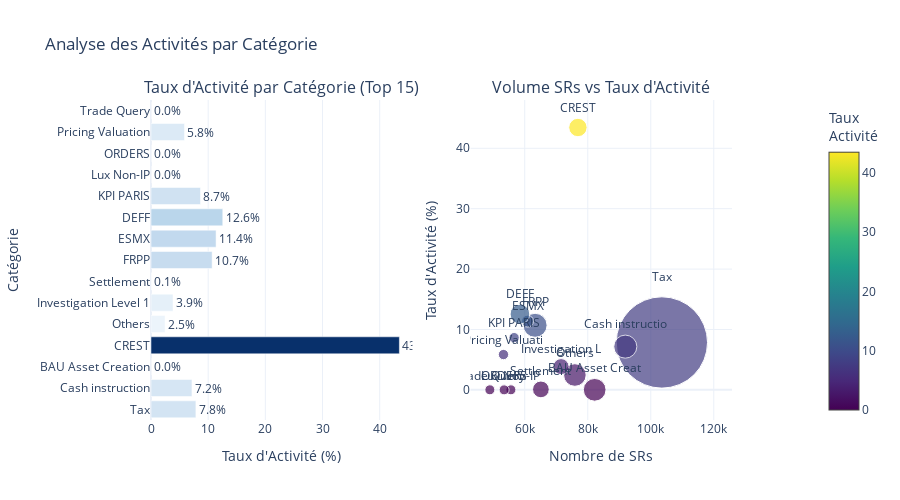

Notebook code for this chart:
### Code cell
# Visualisation : Taux d'activité par catégorie
fig = make_subplots(
    rows=1, cols=2,
    subplot_titles=('Taux d\'Activité par Catégorie (Top 15)', 'Volume SRs vs Taux d\'Activité'),
    specs=[[{"type": "bar"}, {"type": "scatter"}]]
)

df_viz = activity_analysis.head(15).copy()
# Remplacer les NaN par 1 pour éviter les erreurs dans la taille des points
df_viz['avg_activities_per_sr'] = df_viz['avg_activities_per_sr'].fillna(1)

# Graphique 1 : Barres horizontales du taux d'activité
fig.add_trace(
    go.Bar(
        y=df_viz['category_name'],
        x=df_viz['activity_rate'],
        orientation='h',
        text=df_viz['activity_rate'].apply(lambda x: f"{x:.1f}%"),
        textposition='outside',
        marker_color=df_viz['activity_rate'],
        marker_colorscale='Blues',
        name='Taux activité',
        hovertemplate='<b>%{y}</b><br>Taux: %{x:.1f}%<extra></extra>'
    ),
    row=1, col=1
)

# Graphique 2 : Scatter volume vs taux d'activité
fig.add_trace(
    go.Scatter(
        x=df_viz['total_srs'],
        y=df_viz['activity_rate'],
        mode='markers+text',
        marker=dict(
            size=df_viz['avg_activities_per_sr']*10,
            color=df_viz['activity_rate'],
            colorscale='Viridis',
            showscale=True,
            colorbar=dict(title="Taux<br>Activité", x=1.15)
        ),
        text=df_viz['category_name'].str[:15],
        textposition='top center',
        hovertemplate='<b>%{text}</b><br>Volume: %{x:,}<br>Taux activité: %{y:.1f}%<extra></extra>',
        name='Catégories'
    ),
    row=1, col=2
)

fig.update_xaxes(title_text="Taux d'Activité (%)", row=1, col=1)
fig.update_yaxes(title_text="Catégorie", row=1, col=1)
fig.update_xaxes(title_text="Nombre de SRs", row=1, col=2)
fig.update_yaxes(title_text="Taux d'Activité (%)", row=1, col=2)

fig.update_layout(height=500, showlegend=False, title_text="Analyse des Activités par Catégorie")
fig.show()

### Figure 1 — Plotly figure (JSON) as saved in the notebook; plotly's stock layout.template omitted (floating-point values rounded to 4 significant figures)
{"data": [{"hovertemplate": "<b>%{y}</b><br>Taux: %{x:.1f}%<extra></extra>", "marker": {"color": [7.85, 7.16, 0.01, 43.44, 2.46, 3.85, 0.08, 10.69, 11.38, 12.55, 8.65, 0.01, 0.0, 5.85, 0.01], "colorscale": [[0, "rgb(247,251,255)"], [0.125, "rgb(222,235,247)"], [0.25, "rgb(198,219,239)"], [0.375, "rgb(158,202,225)"], [0.5, "rgb(107,174,214)"], [0.625, "rgb(66,146,198)"], [0.75, "rgb(33,113,181)"], [0.875, "rgb(8,81,156)"], [1, "rgb(8,48,107)"]]}, "name": "Taux activité", "orientation": "h", "text": ["7.8%", "7.2%", "0.0%", "43.4%", "2.5%", "3.9%", "0.1%", "10.7%", "11.4%", "12.6%", "8.7%", "0.0%", "0.0%", "5.8%", "0.0%"], "textposition": "outside", "type": "bar", "x": [7.85, 7.16, 0.01, 43.44, 2.46, 3.85, 0.08, 10.69, 11.38, 12.55, 8.65, 0.01, 0.0, 5.85, 0.01], "xaxis": "x", "y": ["Tax", "Cash instruction", "BAU Asset Creation", "CREST", "Others", "Investigation Level 1", "Settlement", "FRPP", "ESMX", "DEFF", "KPI PARIS", "Lux Non-IP", "ORDERS", "Pricing Valuation", "Trade Query"], "yaxis": "y"}, {"hovertemplate": "<b>%{text}</b><br>Volume: %{x:,}<br>Taux activité: %{y:.1f}%<extra></extra>", "marker": {"color": [7.85, 7.16, 0.01, 43.44, 2.46, 3.85, 0.08, 10.69, 11.38, 12.55, 8.65, 0.01, 0.0, 5.85, 0.01], "colorbar": {"title": {"text": "Taux<br>Activité"}, "x": 1.15}, "colorscale": [[0, "#440154"], [0.1111, "#482878"], [0.2222, "#3e4989"], [0.3333, "#31688e"], [0.4444, "#26828e"], [0.5556, "#1f9e89"], [0.6667, "#35b779"], [0.7778, "#6ece58"], [0.8889, "#b5de2b"], [1, "#fde725"]], "showscale": true, "size": [91.3, 23.1, 22.7, 18.4, 22.6, 16.0, 16.7, 24.0, 11.9, 19.7, 10.3, 10.0, 10.0, 10.3, 10.0]}, "mode": "markers+text", "name": "Catégories", "text": ["Tax", "Cash instructio", "BAU Asset Creat", "CREST", "Others", "Investigation L", "Settlement", "FRPP", "ESMX", "DEFF", "KPI PARIS", "Lux Non-IP", "ORDERS", "Pricing Valuati", "Trade Query"], "textposition": "top center", "type": "scatter", "x": [103527, 91925, 82196, 76884, 75916, 71533, 65129, 63285, 60882, 58473, 56622, 55611, 53461, 53250, 48932], "xaxis": "x2", "y": [7.85, 7.16, 0.01, 43.44, 2.46, 3.85, 0.08, 10.69, 11.38, 12.55, 8.65, 0.01, 0.0, 5.85, 0.01], "yaxis": "y2"}], "layout": {"annotations": [{"font": {"size": 16}, "showarrow": false, "text": "Taux d'Activité par Catégorie (Top 15)", "x": 0.225, "xanchor": "center", "xref": "paper", "y": 1, "yanchor": "bottom", "yref": "paper"}, {"font": {"size": 16}, "showarrow": false, "text": "Volume SRs vs Taux d'Activité", "x": 0.775, "xanchor": "center", "xref": "paper", "y": 1, "yanchor": "bottom", "yref": "paper"}], "height": 500, "showlegend": false, "title": {"text": "Analyse des Activités par Catégorie"}, "xaxis": {"anchor": "y", "domain": [0, 0.45], "title": {"text": "Taux d'Activité (%)"}}, "xaxis2": {"anchor": "y2", "domain": [0.55, 1], "title": {"text": "Nombre de SRs"}}, "yaxis": {"anchor": "x", "domain": [0, 1], "title": {"text": "Catégorie"}}, "yaxis2": {"anchor": "x2", "domain": [0, 1], "title": {"text": "Taux d'Activité (%)"}}}}
